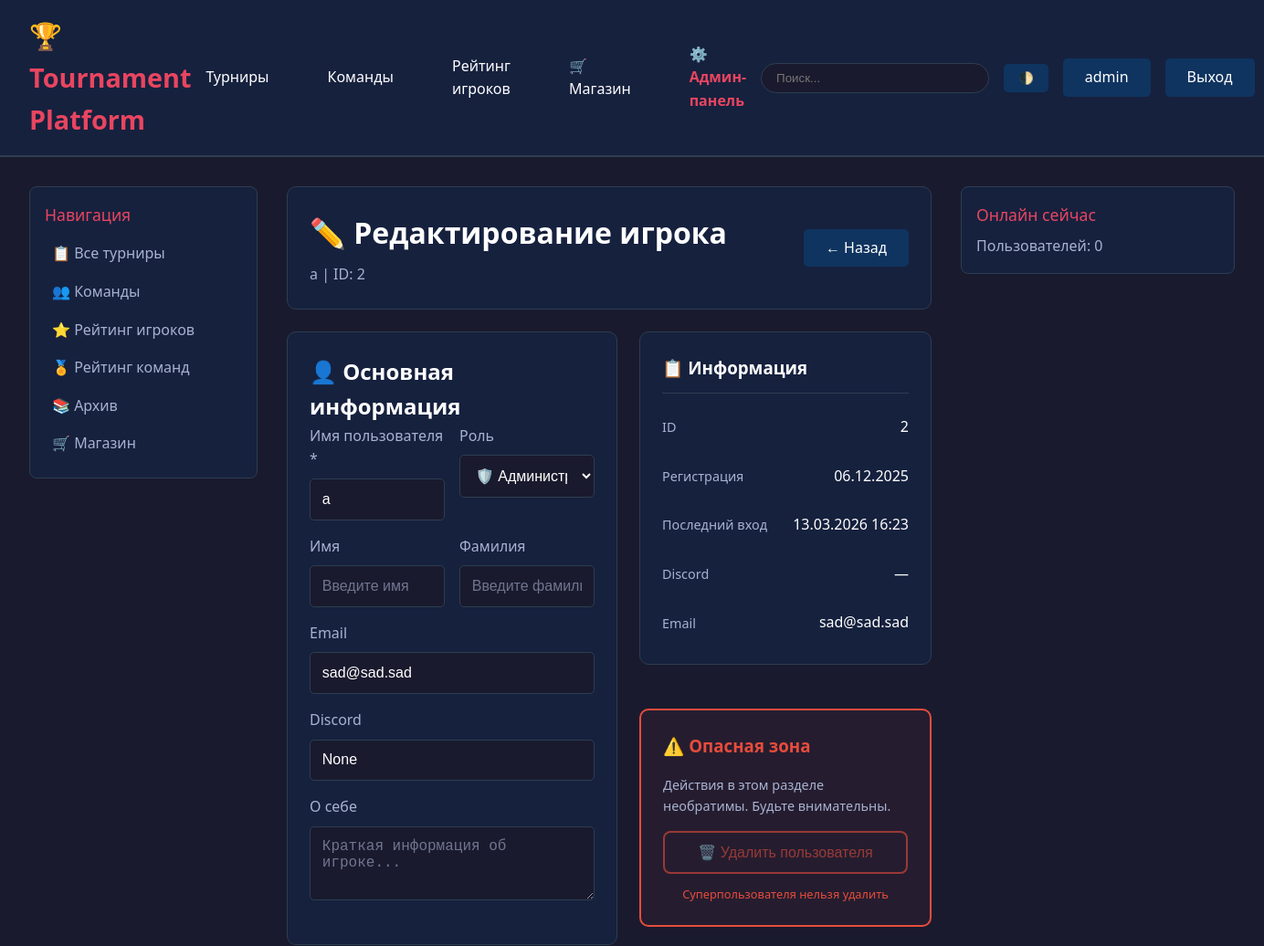
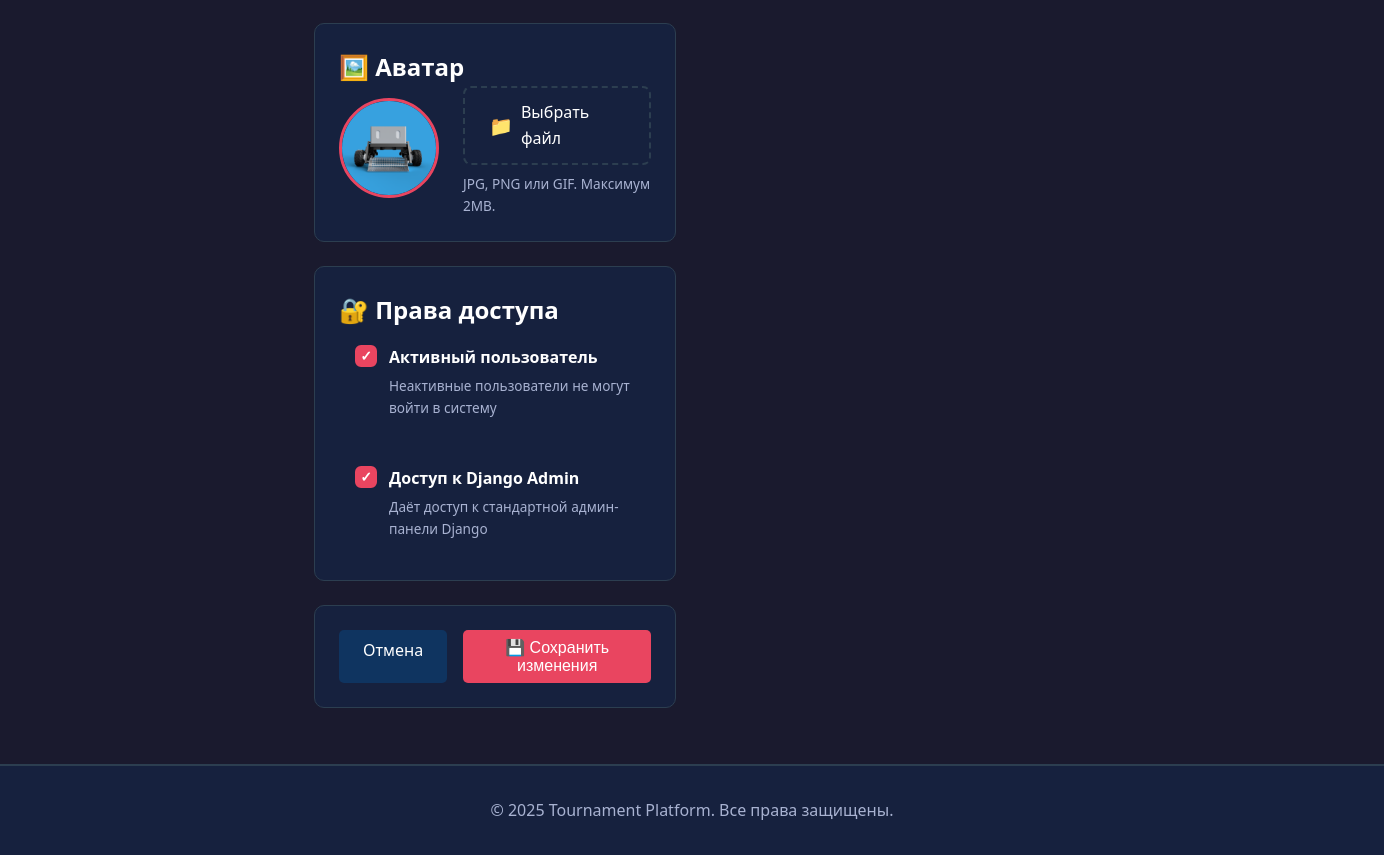
The page /admin-panel/players/2/edit/ (signed in) on the database its author committed (2 pictures, top to bottom).
### accounts/models.py (models this page shows, shortened)
class User(AbstractUser):
    ROLE_CHOICES = [
        ('player', 'Игрок'),
        ('captain', 'Капитан'),
        ('moderator', 'Модератор'),
        ('admin', 'Администратор'),
    ]
    role = models.CharField(max_length=20, choices=ROLE_CHOICES, default='player')
    discord_id = models.CharField(max_length=100, blank=True, null=True, unique=True)
    discord_username = models.CharField(max_length=100, blank=True, null=True)
    avatar = models.ImageField(upload_to='avatars/', blank=True, null=True)
    bio = models.TextField(blank=True)
    objects = CustomUserManager()
    class Meta:
        verbose_name = 'Пользователь'
        verbose_name_plural = 'Пользователи'

### admin_panel/views.py (the view, shortened to what this page needs)
# urls.py: path('players/<int:player_id>/edit/', views.player_edit, name='player_edit'),
@login_required
@user_passes_test(is_admin)
def player_edit(request, player_id):
    player = get_object_or_404(User, id=player_id)
    context = {'player': player}
    return render(request, 'admin_panel/player_edit.html', context)

### admin_panel/views.py (called while the page is built)
def is_admin(user):
    return user.is_authenticated and (user.is_staff or user.is_superuser)

### templates/admin_panel/player_edit.html (shortened to what this page needs)
{% extends 'base.html' %}
{% block content %}
<div class="card">
    <div style="display: flex; justify-content: space-between; align-items: center; flex-wrap: wrap; gap: 1rem;">
        <div>
            <h1 style="margin: 0;">✏️ Редактирование игрока</h1>
            <p style="color: var(--text-secondary); margin: 0.5rem 0 0 0;">
                {{ player.username }} | ID: {{ player.id }}
            </p>
        </div>
        <a href="{% url 'admin_panel:player_detail' player.id %}" class="btn btn-secondary">← Назад</a>
    </div>
</div>
<div class="edit-grid">
    <div class="main-content">
        <form method="post" enctype="multipart/form-data">
            <div class="card">
                <h2>👤 Основная информация</h2>
                <div class="form-grid">
                    <div class="form-group">
                        <label for="username">Имя пользователя *</label>
                        <input type="text" id="username" name="username"
                               value="{{ player.username }}" required class="form-input">
                    </div>
                    <div class="form-group">
                        <label for="role">Роль</label>
                        <select id="role" name="role" class="form-input">
                            <option value="admin" {% if player.role == 'admin' %}selected{% endif %}>🛡️ Администратор</option>
                        </select>
                    </div>
                </div>
                <div class="form-grid">
                    <div class="form-group">
                        <label for="first_name">Имя</label>
                        <input type="text" id="first_name" name="first_name"
                               value="{{ player.first_name }}" class="form-input"
                               placeholder="Введите имя">
                    </div>
                    <div class="form-group">
                        <label for="last_name">Фамилия</label>
                        <input type="text" id="last_name" name="last_name"
                               value="{{ player.last_name }}" class="form-input"
                               placeholder="Введите фамилию">
                    </div>
                </div>
                <div class="form-group">
                    <label for="email">Email</label>
                    <input type="email" id="email" name="email"
                           value="{{ player.email }}" class="form-input"
                           placeholder="email@example.com">
                </div>
                <div class="form-group">
                    <label for="discord_username">Discord</label>
                    <input type="text" id="discord_username" name="discord_username"
                           value="{{ player.discord_username }}" class="form-input"
                           placeholder="username#0000">
                </div>
                <div class="form-group">
                    <label for="bio">О себе</label>
                    <textarea id="bio" name="bio" rows="3" class="form-input"
                              placeholder="Краткая информация об игроке...">{{ player.bio }}</textarea>
                </div>
            </div>
            <div class="card">
                <h2>🖼️ Аватар</h2>
                <div class="avatar-section">
                    <div class="current-avatar">
                        {% if player.avatar %}
                        <img src="{{ player.avatar.url }}" alt="{{ player.username }}">
                        {% else %}
                        <div class="avatar-placeholder">{{ player.username|slice:":1"|upper }}</div>
                        {% endif %}
                    </div>
                    <div class="avatar-upload">
                        <label for="avatar" class="upload-label">
                            <span class="upload-icon">📁</span>
                            <span>Выбрать файл</span>
                        </label>
                        <p class="upload-hint">JPG, PNG или GIF. Максимум 2MB.</p>
                    </div>
                </div>
            </div>
            <div class="card">
                <h2>🔐 Права доступа</h2>
                <div class="checkbox-group">
                    <label class="checkbox-label">
                        <span class="checkbox-custom"></span>
                        <span class="checkbox-text">
                            <strong>Активный пользователь</strong>
                            <small>Неактивные пользователи не могут войти в систему</small>
                        </span>
                    </label>
                    <label class="checkbox-label">
                        <span class="checkbox-custom"></span>
                        <span class="checkbox-text">
                            <strong>Доступ к Django Admin</strong>
                            <small>Даёт доступ к стандартной админ-панели Django</small>
                        </span>
                    </label>
                </div>
            </div>
            <div class="card actions-card">
                <a href="{% url 'admin_panel:player_detail' player.id %}" class="btn btn-secondary">
                    Отмена
                </a>
                <button type="submit" class="btn btn-primary">
                    💾 Сохранить изменения
                </button>
            </div>
        </form>
    </div>
    <div class="sidebar">
        <div class="card info-card">
            <h3>📋 Информация</h3>
            <div class="info-list">
                <div class="info-item">
                    <span class="info-label">ID</span>
                    <span class="info-value">{{ player.id }}</span>
                </div>
                <div class="info-item">
                    <span class="info-label">Регистрация</span>
                    <span class="info-value">{{ player.date_joined|date:"d.m.Y" }}</span>
                </div>
                <div class="info-item">
                    <span class="info-label">Последний вход</span>
                    <span class="info-value">{{ player.last_login|date:"d.m.Y H:i"|default:"Никогда" }}</span>
                </div>
                <div class="info-item">
                    <span class="info-label">Discord</span>
                    <span class="info-value">{{ player.discord_username|default:"—" }}</span>
                </div>
                <div class="info-item">
                    <span class="info-label">Email</span>
                    <span class="info-value">{{ player.email|default:"—" }}</span>
                </div>
            </div>
        </div>
        <div class="card danger-card">
            <h3>⚠️ Опасная зона</h3>
            <p class="danger-text">
                Действия в этом разделе необратимы. Будьте внимательны.
            </p>
            {% if player.is_superuser %}
            <button type="button" class="btn btn-danger-outline" disabled>
                🗑️ Удалить пользователя
            </button>
            <p class="danger-hint">Суперпользователя нельзя удалить</p>
            {% elif player.id == request.user.id %}
            <button type="button" class="btn btn-danger-outline" disabled>
                🗑️ Удалить пользователя
            </button>
            <p class="danger-hint">Вы не можете удалить свой аккаунт</p>
            {% endif %}
        </div>
    </div>
</div>
{% endblock %}

### templates/base.html (shortened to what this page needs)
<!DOCTYPE html>
<html lang="ru">
<head>
</head>
<body>
    <header>
        <div class="header-container">
            <a href="{% url 'tournaments:index' %}" class="logo">🏆 Tournament Platform</a>
<nav>
    <a href="{% url 'tournaments:tournament_list' %}">Турниры</a>
    {% if user.is_authenticated %}
        {% if user.role in 'player,captain' %}
            <a href="{% url 'teams:team_list' %}">Команды</a>
        {% else %}
            <a href="{% url 'teams:team_list' %}">Команды</a>
        {% endif %}
    {% else %}
        <a href="{% url 'teams:team_list' %}">Команды</a>
    {% endif %}
    <a href="{% url 'ratings:player_ratings' %}">Рейтинг игроков</a>
    <a href="{% url 'shop:index' %}">🛒 Магазин</a>
    {% if user.is_authenticated %}
        {% if user.is_staff or user.is_superuser %}
            <a href="{% url 'admin_panel:dashboard' %}" style="color: var(--accent); font-weight: bold;">
                ⚙️ Админ-панель
            </a>
        {% endif %}
    {% endif %}
</nav>
            <div class="user-menu">
                <div class="search-box">
                    <form action="{% url 'tournaments:search' %}" method="get">
                        <input type="text" name="q" placeholder="Поиск..." />
                    </form>
                </div>
                <button class="theme-toggle" onclick="toggleTheme()">🌓</button>
                {% if user.is_authenticated %}
                    <a href="{% url 'accounts:profile' user.username %}" class="btn btn-secondary">
                        {{ user.username }}
                    </a>
                    <a href="{% url 'accounts:logout' %}" class="btn btn-secondary">Выход</a>
                {% else %}
                    <a href="{% url 'accounts:login' %}" class="btn btn-primary">Вход</a>
                {% endif %}
            </div>
        </div>
    </header>
    <div class="container">
        <aside class="sidebar">
            <div class="sidebar-item">
                <div class="sidebar-title">Навигация</div>
                <a href="{% url 'tournaments:tournament_list' %}" class="sidebar-link">📋 Все турниры</a>
                <a href="{% url 'teams:team_list' %}" class="sidebar-link">👥 Команды</a>
                <a href="{% url 'ratings:player_ratings' %}" class="sidebar-link">⭐ Рейтинг игроков</a>
                <a href="{% url 'ratings:team_ratings' %}" class="sidebar-link">🏅 Рейтинг команд</a>
                <a href="{% url 'tournaments:archive' %}" class="sidebar-link">📚 Архив</a>
                <a href="{% url 'shop:index' %}" class="sidebar-link">🛒 Магазин</a>
            </div>
        </aside>
        <main>
            {% block content %}{% endblock %}
        </main>
        <aside class="sidebar">
            {% block right_sidebar %}
            <div class="sidebar-item">
                <div class="sidebar-title">Онлайн сейчас</div>
                <p style="color: var(--text-secondary);">Пользователей: {{ online_count|default:0 }}</p>
            </div>
            {% endblock %}
        </aside>
    </div>
    <footer>
        <p>&copy; 2025 Tournament Platform. Все права защищены.</p>
    </footer>
</body>
</html>

### templates/base.html (style rules this page uses)
* { margin: 0; padding: 0; box-sizing: border-box; }
:root { --primary-bg: #1a1a2e; --secondary-bg: #16213e; --card-bg: #0f3460; --accent: #e94560; --text-primary: #ffffff; --text-secondary: #a8b2d1; --border: #2c3e50; }
html { height: 100%; }
body { font-family: 'Segoe UI', Tahoma, Geneva, Verdana, sans-serif; background: var(--primary-bg); color: var(--text-primary); line-height: 1.6; display: flex; flex-direction: column; min-height: 100vh; }
header { background: var(--secondary-bg); padding: 1rem 0; border-bottom: 2px solid var(--border); position: sticky; top: 0; z-index: 1000; flex-shrink: 0; }
.header-container { max-width: 1600px; margin: 0 auto; padding: 0 2rem; display: flex; justify-content: space-between; align-items: center; }
.logo { font-size: 1.8rem; font-weight: bold; color: var(--accent); text-decoration: none; }
nav { display: flex; gap: 2rem; align-items: center; }
nav a { color: var(--text-primary); text-decoration: none; padding: 0.5rem 1rem; border-radius: 5px; transition: all 0.3s; }
.search-box { position: relative; }
.search-box input { padding: 0.5rem 1rem; border: 1px solid var(--border); border-radius: 20px; background: var(--primary-bg); color: var(--text-primary); width: 250px; }
.user-menu { display: flex; gap: 1rem; align-items: center; }
.btn { padding: 0.5rem 1.5rem; border: none; border-radius: 5px; cursor: pointer; text-decoration: none; display: inline-block; transition: all 0.3s; font-size: 1rem; }
.btn-primary { background: var(--accent); color: white; }
.btn-secondary { background: var(--card-bg); color: var(--text-primary); }
.container { max-width: 1600px; margin: 0 auto; padding: 2rem; display: grid; grid-template-columns: 250px 1fr 300px; gap: 2rem; flex: 1 0 auto; }
.card { background: var(--secondary-bg); border-radius: 10px; padding: 1.5rem; margin-bottom: 1.5rem; border: 1px solid var(--border); }
.sidebar { position: sticky; top: 80px; height: fit-content; }
.sidebar-item { background: var(--secondary-bg); padding: 1rem; border-radius: 8px; margin-bottom: 1rem; border: 1px solid var(--border); }
.sidebar-title { font-size: 1.1rem; margin-bottom: 0.5rem; color: var(--accent); }
.sidebar-link { display: block; color: var(--text-secondary); text-decoration: none; padding: 0.5rem; border-radius: 5px; transition: all 0.3s; }
footer { background: var(--secondary-bg); padding: 2rem 0; margin-top: auto; border-top: 2px solid var(--border); text-align: center; color: var(--text-secondary); flex-shrink: 0; }
.form-group { margin-bottom: 1.5rem; }
.form-group label { display: block; margin-bottom: 0.5rem; color: var(--text-primary); }
.form-group input, .form-group select, .form-group textarea { width: 100%; padding: 0.8rem; border: 1px solid var(--border); border-radius: 5px; background: var(--primary-bg); color: var(--text-primary); font-size: 1rem; }
.theme-toggle { background: var(--card-bg); border: none; color: var(--text-primary); padding: 0.5rem 1rem; border-radius: 5px; cursor: pointer; }

### rows shown on the page
User: username "admin"
User: username "a", id "2", role "🛡️ Администратор", email "sad@sad.sad", discord_username "None", avatar (picture), date_joined "06.12.2025", last_login "13.03.2026 16:23", discord_username "—"

### other values the page prints
{{ online_count|default:0 }} "0"
